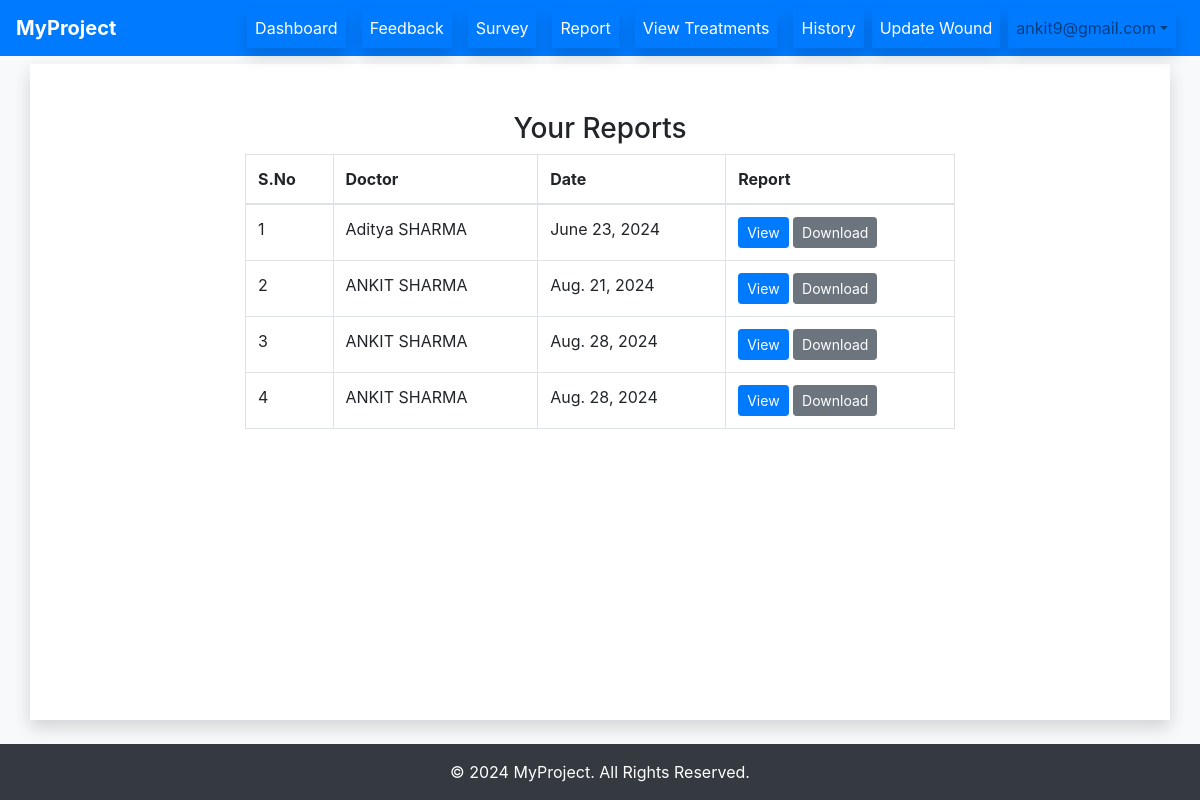
The page /viewreport/ (signed in) on the database its author committed.
### main/models.py (models this page shows, shortened)
class Report(models.Model):
    patient = models.ForeignKey(Patient, on_delete=models.CASCADE)
    doctor = models.ForeignKey(Doctor, on_delete=models.CASCADE)
    report = models.FileField(upload_to='patient_report/')
    date = models.DateField()

class Doctor(models.Model):
    user = models.OneToOneField(User, on_delete=models.CASCADE)
    name = models.CharField(max_length=100)
    phone = models.CharField(max_length=15)
    age = models.IntegerField()
    department = models.CharField(max_length=100, null=True, blank=True)
    qualification = models.CharField(max_length=100, null=True, blank=True)
    specialty = models.CharField(max_length=100, null=True, blank=True)
    profile_pic = models.ImageField(upload_to='profile_pic/Doctor/', null=True, blank=True)

### main/decorators.py (the view)
    @login_required(login_url='/login/')
    def _wrapped_view(request, *args, **kwargs):
        try:
            request.user.patient
        except Patient.DoesNotExist:
            auth_logout(request)
            return HttpResponseRedirect(reverse('login'))
        return view_func(request, *args, **kwargs)

### main/views.py (called while the page is built)
@patient_required
def viewreport(request):
    patient = Patient.objects.get(user=request.user)
    reports = Report.objects.filter(patient=patient)
    return render(request, 'report.html', {'reports': reports})

### templates/report.html
{% extends 'base.html' %}
{% block content %}
<div class="container mt-5">
    <div class="row justify-content-center">
        <div class="col-md-8">
            <h3 class="text-center">Your Reports</h3>
            <table class="table table-bordered">
                <thead>
                    <tr>
                        <th>S.No</th>
                        <th>Doctor</th>
                        <th>Date</th>
                        <th>Report</th>
                    </tr>
                </thead>
                <tbody>
                    {% for report in reports %}
                    <tr>
                        <td>{{ forloop.counter }}</td>
                        <td>{{ report.doctor.name }}</td>
                        <td>{{ report.date }}</td>
                        <td>
                            <a href="{{ report.report.url }}" class="btn btn-sm btn-primary" target="_blank">View</a>
                            <a href="{{ report.report.url }}" class="btn btn-sm btn-secondary" download>Download</a>
                        </td>
                    </tr>
                    {% endfor %}
                </tbody>
            </table>
        </div>
    </div>
</div>
{% endblock content %}

### templates/base.html (style rules this page uses)
html, body { height: 100%; margin: 0; }

### rows shown on the page
Report: doctor.name "Aditya SHARMA", date "June 23, 2024"
Report: doctor.name "ANKIT SHARMA", date "Aug. 21, 2024"
Report: doctor.name "ANKIT SHARMA", date "Aug. 28, 2024"
Report: doctor.name "ANKIT SHARMA", date "Aug. 28, 2024"

### other values the page prints
{{ request.session.name }} "ankit9@gmail.com"
